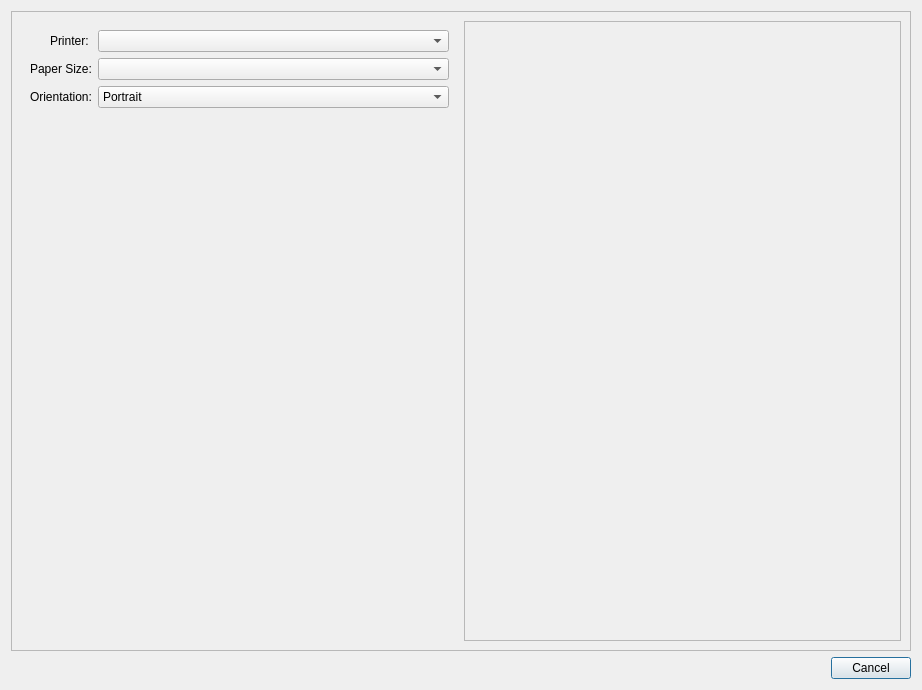
<?xml version="1.0" encoding="UTF-8"?>
<ui version="4.0">
 <class>PrintDialog</class>
 <widget class="QDialog" name="PrintDialog">
  <property name="geometry">
   <rect>
    <x>0</x>
    <y>0</y>
    <width>922</width>
    <height>690</height>
   </rect>
  </property>
  <property name="windowTitle">
   <string>Print Charactrer</string>
  </property>
  <layout class="QVBoxLayout" name="verticalLayout_2">
   <item>
    <widget class="QScrollArea" name="scrollArea">
     <property name="widgetResizable">
      <bool>true</bool>
     </property>
     <widget class="QWidget" name="scrollAreaWidgetContents">
      <property name="geometry">
       <rect>
        <x>0</x>
        <y>0</y>
        <width>902</width>
        <height>640</height>
       </rect>
      </property>
      <layout class="QVBoxLayout" name="verticalLayout">
       <item>
        <widget class="QFrame" name="frame">
         <property name="frameShape">
          <enum>QFrame::Shape::NoFrame</enum>
         </property>
         <property name="frameShadow">
          <enum>QFrame::Shadow::Plain</enum>
         </property>
         <layout class="QHBoxLayout" name="horizontalLayout">
          <property name="leftMargin">
           <number>0</number>
          </property>
          <property name="topMargin">
           <number>0</number>
          </property>
          <property name="rightMargin">
           <number>0</number>
          </property>
          <property name="bottomMargin">
           <number>0</number>
          </property>
          <item>
           <widget class="QFrame" name="frame_2">
            <property name="frameShape">
             <enum>QFrame::Shape::NoFrame</enum>
            </property>
            <property name="frameShadow">
             <enum>QFrame::Shadow::Plain</enum>
            </property>
            <layout class="QFormLayout" name="formLayout">
             <property name="labelAlignment">
              <set>Qt::AlignmentFlag::AlignRight|Qt::AlignmentFlag::AlignTop|Qt::AlignmentFlag::AlignTrailing</set>
             </property>
             <item row="0" column="0">
              <widget class="QLabel" name="label">
               <property name="text">
                <string>Printer: </string>
               </property>
              </widget>
             </item>
             <item row="0" column="1">
              <widget class="QComboBox" name="printerComboBox"/>
             </item>
             <item row="1" column="0">
              <widget class="QLabel" name="label_2">
               <property name="text">
                <string>Paper Size:</string>
               </property>
              </widget>
             </item>
             <item row="1" column="1">
              <widget class="QComboBox" name="pageSizeComboBox"/>
             </item>
             <item row="2" column="0">
              <widget class="QLabel" name="label_3">
               <property name="text">
                <string>Orientation:</string>
               </property>
              </widget>
             </item>
             <item row="2" column="1">
              <widget class="QComboBox" name="orientationComboBox">
               <property name="currentText">
                <string>Portrait</string>
               </property>
               <property name="currentIndex">
                <number>0</number>
               </property>
               <property name="maxVisibleItems">
                <number>2</number>
               </property>
               <item>
                <property name="text">
                 <string>Portrait</string>
                </property>
               </item>
               <item>
                <property name="text">
                 <string>Landscape</string>
                </property>
               </item>
              </widget>
             </item>
            </layout>
           </widget>
          </item>
          <item>
           <widget class="QFrame" name="previewFrame">
            <property name="frameShape">
             <enum>QFrame::Shape::StyledPanel</enum>
            </property>
            <property name="frameShadow">
             <enum>QFrame::Shadow::Raised</enum>
            </property>
           </widget>
          </item>
         </layout>
        </widget>
       </item>
      </layout>
     </widget>
    </widget>
   </item>
   <item>
    <widget class="QDialogButtonBox" name="buttonBox">
     <property name="standardButtons">
      <set>QDialogButtonBox::StandardButton::Cancel</set>
     </property>
    </widget>
   </item>
  </layout>
 </widget>
 <resources/>
 <connections/>
</ui>
